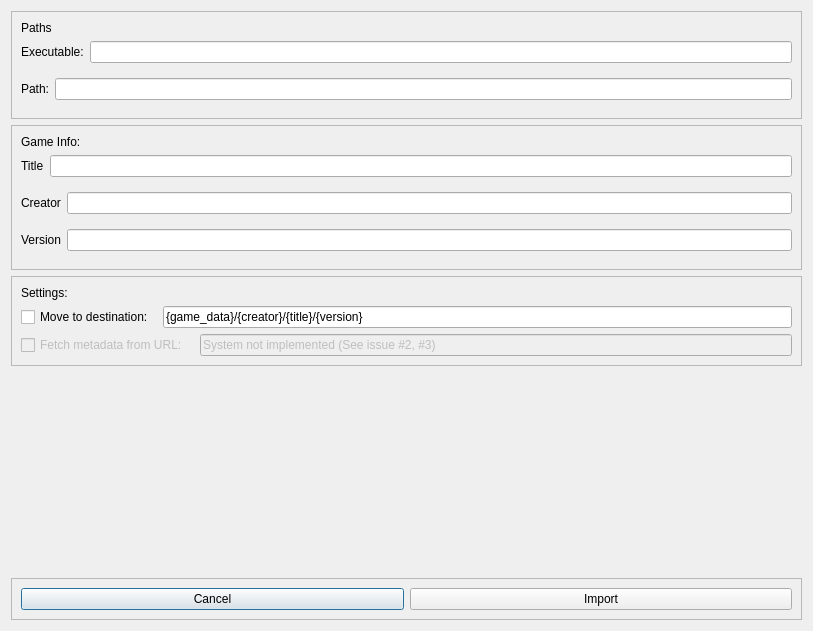
<?xml version="1.0" encoding="UTF-8"?>
<ui version="4.0">
 <class>GameImportDialog</class>
 <widget class="QDialog" name="GameImportDialog">
  <property name="geometry">
   <rect>
    <x>0</x>
    <y>0</y>
    <width>813</width>
    <height>631</height>
   </rect>
  </property>
  <property name="windowTitle">
   <string>GameImportDialog</string>
  </property>
  <layout class="QVBoxLayout" name="verticalLayout_4">
   <item>
    <widget class="QFrame" name="frame_6">
     <property name="frameShape">
      <enum>QFrame::StyledPanel</enum>
     </property>
     <property name="frameShadow">
      <enum>QFrame::Raised</enum>
     </property>
     <layout class="QVBoxLayout" name="verticalLayout_2">
      <item>
       <widget class="QLabel" name="label_7">
        <property name="text">
         <string>Paths</string>
        </property>
       </widget>
      </item>
      <item>
       <widget class="QFrame" name="frame_2">
        <property name="frameShape">
         <enum>QFrame::NoFrame</enum>
        </property>
        <property name="frameShadow">
         <enum>QFrame::Raised</enum>
        </property>
        <layout class="QHBoxLayout" name="horizontalLayout_2">
         <property name="leftMargin">
          <number>0</number>
         </property>
         <property name="topMargin">
          <number>0</number>
         </property>
         <property name="rightMargin">
          <number>0</number>
         </property>
         <item>
          <widget class="QLabel" name="label_2">
           <property name="text">
            <string>Executable:</string>
           </property>
          </widget>
         </item>
         <item>
          <widget class="QLineEdit" name="lineEdit_2"/>
         </item>
        </layout>
       </widget>
      </item>
      <item>
       <widget class="QFrame" name="frame">
        <property name="frameShape">
         <enum>QFrame::NoFrame</enum>
        </property>
        <property name="frameShadow">
         <enum>QFrame::Raised</enum>
        </property>
        <layout class="QHBoxLayout" name="horizontalLayout">
         <property name="leftMargin">
          <number>0</number>
         </property>
         <property name="topMargin">
          <number>0</number>
         </property>
         <property name="rightMargin">
          <number>0</number>
         </property>
         <item>
          <widget class="QLabel" name="label">
           <property name="text">
            <string>Path:</string>
           </property>
          </widget>
         </item>
         <item>
          <widget class="QLineEdit" name="lineEdit"/>
         </item>
        </layout>
       </widget>
      </item>
     </layout>
    </widget>
   </item>
   <item>
    <widget class="QFrame" name="frame_8">
     <property name="frameShape">
      <enum>QFrame::StyledPanel</enum>
     </property>
     <property name="frameShadow">
      <enum>QFrame::Raised</enum>
     </property>
     <layout class="QVBoxLayout" name="verticalLayout">
      <item>
       <widget class="QLabel" name="label_6">
        <property name="text">
         <string>Game Info:</string>
        </property>
       </widget>
      </item>
      <item>
       <widget class="QFrame" name="frame_5">
        <property name="frameShape">
         <enum>QFrame::NoFrame</enum>
        </property>
        <property name="frameShadow">
         <enum>QFrame::Raised</enum>
        </property>
        <layout class="QHBoxLayout" name="horizontalLayout_5">
         <property name="leftMargin">
          <number>0</number>
         </property>
         <property name="topMargin">
          <number>0</number>
         </property>
         <property name="rightMargin">
          <number>0</number>
         </property>
         <item>
          <widget class="QLabel" name="label_5">
           <property name="text">
            <string>Title</string>
           </property>
          </widget>
         </item>
         <item>
          <widget class="QLineEdit" name="lineEdit_5"/>
         </item>
        </layout>
       </widget>
      </item>
      <item>
       <widget class="QFrame" name="frame_3">
        <property name="frameShape">
         <enum>QFrame::NoFrame</enum>
        </property>
        <property name="frameShadow">
         <enum>QFrame::Raised</enum>
        </property>
        <layout class="QHBoxLayout" name="horizontalLayout_3">
         <property name="leftMargin">
          <number>0</number>
         </property>
         <property name="topMargin">
          <number>0</number>
         </property>
         <property name="rightMargin">
          <number>0</number>
         </property>
         <item>
          <widget class="QLabel" name="label_3">
           <property name="text">
            <string>Creator</string>
           </property>
          </widget>
         </item>
         <item>
          <widget class="QLineEdit" name="lineEdit_3"/>
         </item>
        </layout>
       </widget>
      </item>
      <item>
       <widget class="QFrame" name="frame_4">
        <property name="frameShape">
         <enum>QFrame::NoFrame</enum>
        </property>
        <property name="frameShadow">
         <enum>QFrame::Raised</enum>
        </property>
        <layout class="QHBoxLayout" name="horizontalLayout_4">
         <property name="leftMargin">
          <number>0</number>
         </property>
         <property name="topMargin">
          <number>0</number>
         </property>
         <property name="rightMargin">
          <number>0</number>
         </property>
         <item>
          <widget class="QLabel" name="label_4">
           <property name="text">
            <string>Version</string>
           </property>
          </widget>
         </item>
         <item>
          <widget class="QLineEdit" name="lineEdit_4"/>
         </item>
        </layout>
       </widget>
      </item>
     </layout>
    </widget>
   </item>
   <item>
    <widget class="QFrame" name="frame_7">
     <property name="frameShape">
      <enum>QFrame::StyledPanel</enum>
     </property>
     <property name="frameShadow">
      <enum>QFrame::Raised</enum>
     </property>
     <layout class="QVBoxLayout" name="verticalLayout_3">
      <item>
       <widget class="QLabel" name="label_9">
        <property name="text">
         <string>Settings:</string>
        </property>
       </widget>
      </item>
      <item>
       <widget class="QFrame" name="frame_9">
        <property name="frameShape">
         <enum>QFrame::NoFrame</enum>
        </property>
        <property name="frameShadow">
         <enum>QFrame::Raised</enum>
        </property>
        <layout class="QHBoxLayout" name="horizontalLayout_6">
         <property name="leftMargin">
          <number>0</number>
         </property>
         <property name="topMargin">
          <number>0</number>
         </property>
         <property name="rightMargin">
          <number>0</number>
         </property>
         <property name="bottomMargin">
          <number>0</number>
         </property>
         <item>
          <widget class="QCheckBox" name="checkBox">
           <property name="text">
            <string>Move to destination: </string>
           </property>
          </widget>
         </item>
         <item>
          <widget class="QLineEdit" name="lineEdit_6">
           <property name="text">
            <string>{game_data}/{creator}/{title}/{version}</string>
           </property>
          </widget>
         </item>
        </layout>
       </widget>
      </item>
      <item>
       <widget class="QFrame" name="frame_12">
        <property name="enabled">
         <bool>false</bool>
        </property>
        <property name="frameShape">
         <enum>QFrame::NoFrame</enum>
        </property>
        <property name="frameShadow">
         <enum>QFrame::Raised</enum>
        </property>
        <layout class="QHBoxLayout" name="horizontalLayout_8">
         <property name="leftMargin">
          <number>0</number>
         </property>
         <property name="topMargin">
          <number>0</number>
         </property>
         <property name="rightMargin">
          <number>0</number>
         </property>
         <property name="bottomMargin">
          <number>0</number>
         </property>
         <item>
          <widget class="QCheckBox" name="checkBox_2">
           <property name="text">
            <string>Fetch metadata from URL:</string>
           </property>
          </widget>
         </item>
         <item>
          <widget class="QFrame" name="frame_11">
           <property name="frameShape">
            <enum>QFrame::NoFrame</enum>
           </property>
           <property name="frameShadow">
            <enum>QFrame::Raised</enum>
           </property>
           <layout class="QHBoxLayout" name="horizontalLayout_7">
            <property name="leftMargin">
             <number>0</number>
            </property>
            <property name="topMargin">
             <number>0</number>
            </property>
            <property name="rightMargin">
             <number>0</number>
            </property>
           </layout>
          </widget>
         </item>
         <item>
          <widget class="QLineEdit" name="lineEdit_7">
           <property name="enabled">
            <bool>false</bool>
           </property>
           <property name="text">
            <string>System not implemented (See issue #2, #3)</string>
           </property>
          </widget>
         </item>
        </layout>
       </widget>
      </item>
     </layout>
    </widget>
   </item>
   <item>
    <spacer name="verticalSpacer">
     <property name="orientation">
      <enum>Qt::Vertical</enum>
     </property>
     <property name="sizeHint" stdset="0">
      <size>
       <width>20</width>
       <height>40</height>
      </size>
     </property>
    </spacer>
   </item>
   <item>
    <widget class="QFrame" name="frame_10">
     <property name="frameShape">
      <enum>QFrame::StyledPanel</enum>
     </property>
     <property name="frameShadow">
      <enum>QFrame::Raised</enum>
     </property>
     <layout class="QHBoxLayout" name="horizontalLayout_9">
      <item>
       <widget class="QPushButton" name="pushButton_2">
        <property name="text">
         <string>Cancel</string>
        </property>
       </widget>
      </item>
      <item>
       <widget class="QPushButton" name="pushButton">
        <property name="text">
         <string>Import</string>
        </property>
       </widget>
      </item>
     </layout>
    </widget>
   </item>
  </layout>
 </widget>
 <resources/>
 <connections/>
</ui>
